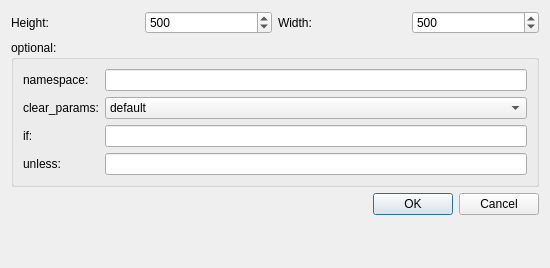
<?xml version="1.0" encoding="UTF-8"?>
<ui version="4.0">
 <class>GroupEdit</class>
 <widget class="QDialog" name="GroupEdit">
  <property name="geometry">
   <rect>
    <x>0</x>
    <y>0</y>
    <width>550</width>
    <height>268</height>
   </rect>
  </property>
  <property name="windowTitle">
   <string>Group:</string>
  </property>
  <property name="windowIcon">
   <iconset>
    <normaloff>:/icons/logo.png</normaloff>:/icons/logo.png</iconset>
  </property>
  <layout class="QFormLayout" name="formLayout_2">
   <item row="2" column="1">
    <widget class="QDialogButtonBox" name="buttonBox">
     <property name="orientation">
      <enum>Qt::Horizontal</enum>
     </property>
     <property name="standardButtons">
      <set>QDialogButtonBox::Cancel|QDialogButtonBox::Ok</set>
     </property>
    </widget>
   </item>
   <item row="1" column="0" colspan="2">
    <widget class="QGroupBox" name="groupBox">
     <property name="title">
      <string>optional:</string>
     </property>
     <layout class="QFormLayout" name="formLayout">
      <item row="3" column="0">
       <widget class="QLabel" name="label">
        <property name="text">
         <string>clear_params:</string>
        </property>
       </widget>
      </item>
      <item row="4" column="0">
       <widget class="QLabel" name="label_7">
        <property name="text">
         <string>if:</string>
        </property>
       </widget>
      </item>
      <item row="4" column="1">
       <widget class="QLineEdit" name="lineEdit_if">
        <property name="toolTip">
         <string>$(arg foo)</string>
        </property>
        <property name="placeholderText">
         <string/>
        </property>
       </widget>
      </item>
      <item row="5" column="0">
       <widget class="QLabel" name="label_8">
        <property name="text">
         <string>unless:</string>
        </property>
       </widget>
      </item>
      <item row="5" column="1">
       <widget class="QLineEdit" name="lineEdit_unless">
        <property name="toolTip">
         <string>$(arg foo)</string>
        </property>
        <property name="placeholderText">
         <string/>
        </property>
       </widget>
      </item>
      <item row="3" column="1">
       <widget class="QComboBox" name="comboBox_clear_params">
        <property name="enabled">
         <bool>true</bool>
        </property>
        <property name="minimumSize">
         <size>
          <width>100</width>
          <height>0</height>
         </size>
        </property>
        <item>
         <property name="text">
          <string>default</string>
         </property>
        </item>
        <item>
         <property name="text">
          <string>true</string>
         </property>
        </item>
        <item>
         <property name="text">
          <string>false</string>
         </property>
        </item>
       </widget>
      </item>
      <item row="2" column="0">
       <widget class="QLabel" name="label_3">
        <property name="text">
         <string>namespace:</string>
        </property>
       </widget>
      </item>
      <item row="2" column="1">
       <widget class="QLineEdit" name="lineEdit_namespace">
        <property name="toolTip">
         <string>foo</string>
        </property>
        <property name="placeholderText">
         <string/>
        </property>
       </widget>
      </item>
     </layout>
    </widget>
   </item>
   <item row="0" column="0" colspan="2">
    <layout class="QHBoxLayout" name="horizontalLayout">
     <item>
      <widget class="QLabel" name="label_2">
       <property name="text">
        <string>Height:</string>
       </property>
      </widget>
     </item>
     <item>
      <widget class="QSpinBox" name="spinBox_height">
       <property name="minimum">
        <number>100</number>
       </property>
       <property name="maximum">
        <number>10000</number>
       </property>
       <property name="singleStep">
        <number>50</number>
       </property>
       <property name="value">
        <number>500</number>
       </property>
      </widget>
     </item>
     <item>
      <widget class="QLabel" name="label_4">
       <property name="text">
        <string>Width:</string>
       </property>
      </widget>
     </item>
     <item>
      <widget class="QSpinBox" name="spinBox_width">
       <property name="minimum">
        <number>100</number>
       </property>
       <property name="maximum">
        <number>10000</number>
       </property>
       <property name="singleStep">
        <number>50</number>
       </property>
       <property name="value">
        <number>500</number>
       </property>
      </widget>
     </item>
    </layout>
   </item>
  </layout>
 </widget>
 <resources/>
 <connections>
  <connection>
   <sender>buttonBox</sender>
   <signal>rejected()</signal>
   <receiver>GroupEdit</receiver>
   <slot>reject()</slot>
   <hints>
    <hint type="sourcelabel">
     <x>316</x>
     <y>260</y>
    </hint>
    <hint type="destinationlabel">
     <x>286</x>
     <y>274</y>
    </hint>
   </hints>
  </connection>
  <connection>
   <sender>buttonBox</sender>
   <signal>accepted()</signal>
   <receiver>GroupEdit</receiver>
   <slot>accept()</slot>
   <hints>
    <hint type="sourcelabel">
     <x>248</x>
     <y>254</y>
    </hint>
    <hint type="destinationlabel">
     <x>157</x>
     <y>274</y>
    </hint>
   </hints>
  </connection>
 </connections>
</ui>
